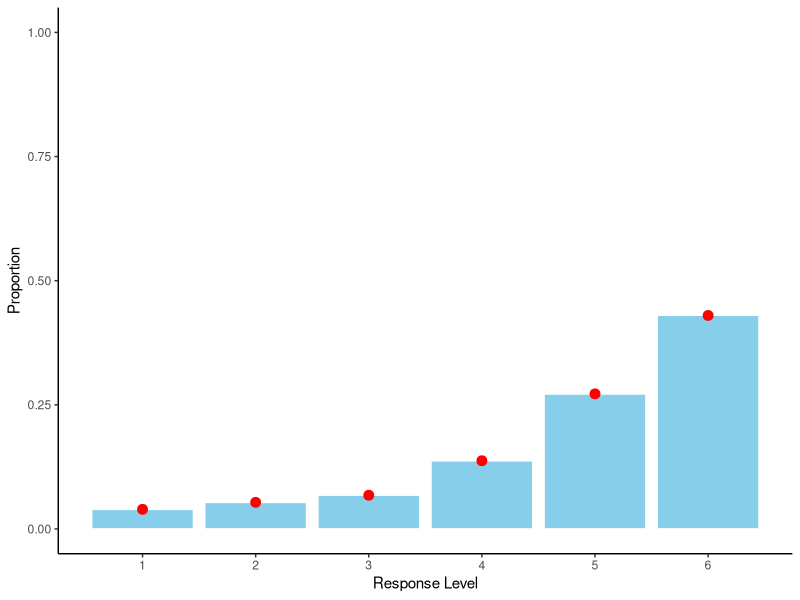
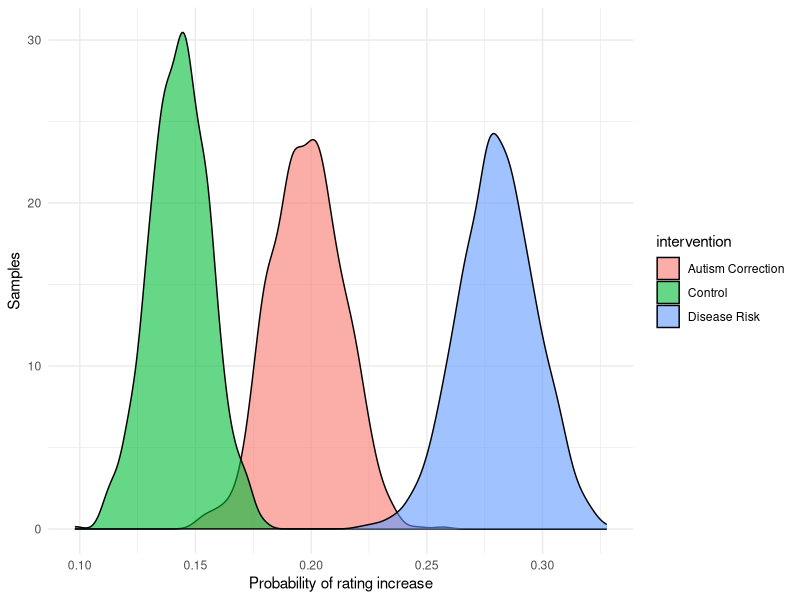

The R source for these figures, in order:
## ---- chunk 1
knitr::opts_chunk$set(cache=TRUE, echo=FALSE, warning=FALSE, message=FALSE,
                      fig.width=9, fig.align="center")
## ---- chunk 2
# Required librarys and external files ----------------------------------------

library(readxl)
library(tidyr)
library(dplyr)
library(ggplot2)
library(gridExtra)

# Clean and process the data --------------------------------------------------

# Generates warnings for the Ps who didn't do day 2
suppressWarnings(expData <- read_excel("Vacc_HPHH_publicDataset.xlsx", sheet = 2))

# Exclude Ps who didn't do day 2 and failed the attention checks
expData.clean <- expData %>%
  # It's good to add a subject number so we can go back to original data
  mutate(subject_number = 1:nrow(.)) %>%
  filter(Returned == 1,
         `AttentionCheck_PostTest (if = 4 then include)` == 4,
         `AttentionChecks_Sum(include if = 4)` == 4,
         Paid_Attention == 1)

# Get all the dependent measures into a DF
questionnaireData <- expData.clean %>%
  # Pull out the columns and use consistent names
  select(subject_number,
         intervention = Condition,
         pretest.healthy = Healthy_VaxscalePretest,
         posttest.healthy = Healthy_VaxscalePosttest,
         pretest.diseases = Diseases_VaxScalePretest,
         posttest.diseases = Diseases_VaxScalePosttest,
         pretest.doctors = Doctors_VaxScalePreTest,
         posttest.doctors = Doctors_VaxScalePostTest,
         pretest.side_effects = Sideeffects_VaxScalePreTest,
         posttest.side_effects = Sideeffects_VaxScalePostTest,
         pretest.plan_to = Planto_VaxScalePreTest,
         posttest.plan_to = Planto_VaxScalePostTest) %>%
  # Reverse-code the approrpiate columns
  mutate(pretest.diseases = 7 - pretest.diseases,
         posttest.diseases = 7 - posttest.diseases,
         pretest.side_effects = 7 - pretest.side_effects,
         posttest.side_effects = 7 - posttest.side_effects) %>%
  # Tidy the data
  gather("question", "response", -subject_number, -intervention) %>%
  separate(question, c("interval", "question"), sep = "\\.") %>% 
  mutate(intervention = factor(intervention, 
                               c("Control", "Autism Correction", "Disease Risk")),
         interval = factor(interval, 
                           c("pretest", "posttest"), ordered = TRUE),
         question = factor(question, 
                           c("healthy", "diseases", "doctors", "side_effects", "plan_to"))) %>%
  # Pre- and post-test get their own columns in these analyses
  mutate(interval = paste0(interval, "_response")) %>%
  spread(interval, response)
# -----------------------------------------------------------------------------
## ---- chunk 3
numBootstraps <- 1e3  # Should be a big number
numObservations <- nrow(questionnaireData)
uniqueResponses <- sort(unique(questionnaireData$pretest_response))
interventionLevels <- levels(questionnaireData$intervention)

# The observed proportion of responses at each level
obsPretestResponseProbabilities <- as.numeric(table(questionnaireData$pretest_response)) / 
  numObservations
## ---- chunk 4
# Bootstrap to find the probability that each response will be given to pre-test
# questions.

pretestData <- matrix(data = 0,
                      nrow = numBootstraps, 
                      ncol = length(uniqueResponses))
colnames(pretestData) <- paste(uniqueResponses)

# Run the bootstrap
for (ii in seq_len(numBootstraps)) {
  bootSamples <- sample(questionnaireData$pretest_response, 
                        numObservations, 
                        replace = TRUE)
  bootSamplesTabulated <- table(bootSamples)
  pretestData[ii, names(bootSamplesTabulated)] <- bootSamplesTabulated
}

# Convert the counts to probabilities
pretestData <- pretestData / numObservations
## ---- chunk 5
pretestDF <- data_frame(response = uniqueResponses, 
                             bootstrap_prob = apply(pretestData, 2, mean),
                             bootstrap_sd = apply(pretestData, 2, sd),
                             observed_prob = obsPretestResponseProbabilities)
ggplot(pretestDF, aes(x = response)) + 
  geom_bar(aes(y = observed_prob), stat = "identity", 
           color="white", fill="skyblue") + 
  geom_point(aes(y = bootstrap_prob), size=3, color="red") + 
  geom_errorbar(aes(ymin = bootstrap_prob-bootstrap_sd/2, 
                    ymax = bootstrap_prob+bootstrap_sd/2),
                size=2, color="red", width=0) +
  scale_x_continuous(breaks = 1:length(uniqueResponses)) +
  scale_y_continuous(limits = c(0, 1)) +
  xlab("Response Level") + 
  ylab("Proportion") + 
  theme_classic()
## ---- chunk 6

# preintervention responses x intervention groups x bootstraps x postintervention responses
posttestData <- array(data = 0,
                      dim = c(length(uniqueResponses),
                              length(interventionLevels),
                              numBootstraps, 
                              length(uniqueResponses)),
                      dimnames = list(paste(uniqueResponses),
                                      interventionLevels,
                                      NULL,
                                      paste(uniqueResponses)))

for (pretestResponse in seq_along(uniqueResponses)) {
  for (interventionLevel in seq_along(interventionLevels)) {
    # Get the subset of data for each combination of intervention and
    # pre-intervention response level.
    questionnaireDataSubset <- filter(questionnaireData,
                                      intervention == interventionLevels[interventionLevel],
                                      pretest_response == pretestResponse)
    numObservationsSubset <- nrow(questionnaireDataSubset)
    
    # Run the bootstrap
    for (ii in seq_len(numBootstraps)) {
      bootSamples <- sample(questionnaireDataSubset$posttest_response, 
                            numObservationsSubset, 
                            replace = TRUE)
      bootSamplesTabulated <- table(bootSamples)
      posttestData[pretestResponse, 
                   interventionLevel, 
                   ii, 
                   names(bootSamplesTabulated)] <- bootSamplesTabulated
    }
    
    # Convert the counts to probabilities
    posttestData[pretestResponse, interventionLevel, , ] <- 
      posttestData[pretestResponse, interventionLevel, , ] / numObservationsSubset
  }
  
  # Convert the conditional probabilities to joint probabilities using the 
  # observed priors on each pretest response.
  posttestData[pretestResponse, , , ] <- posttestData[pretestResponse, , , ] *
    obsPretestResponseProbabilities[pretestResponse]
}
## ---- chunk 7
posttestIncrease <- matrix(data = 0, 
                           nrow = numBootstraps,
                           ncol = length(interventionLevels))
colnames(posttestIncrease) <- interventionLevels

for (interventionLevel in seq_along(interventionLevels)) {
  for (pretestResponse in seq_along(uniqueResponses)) {
    for (posttestResponse in seq_along(uniqueResponses)) {
      if (posttestResponse > pretestResponse) {
        posttestIncrease[, interventionLevel] <- posttestIncrease[, interventionLevel] +
          posttestData[pretestResponse, interventionLevel, , posttestResponse]
      }
    }
  }
}
## ---- chunk 8
sum(posttestIncrease[, which(interventionLevels == "Disease Risk")] > 
      posttestIncrease[, which(interventionLevels == "Autism Correction")]) / 
  nrow(posttestIncrease)
## ---- chunk 9
posttestDF <- gather(as.data.frame(posttestIncrease), "intervention", "prob_increase")
ggplot(posttestDF, aes(x = prob_increase, fill = intervention)) + 
  geom_density(alpha = 0.6) + 
  ylab("Samples") + xlab("Probability of rating increase") + 
  theme_minimal()
